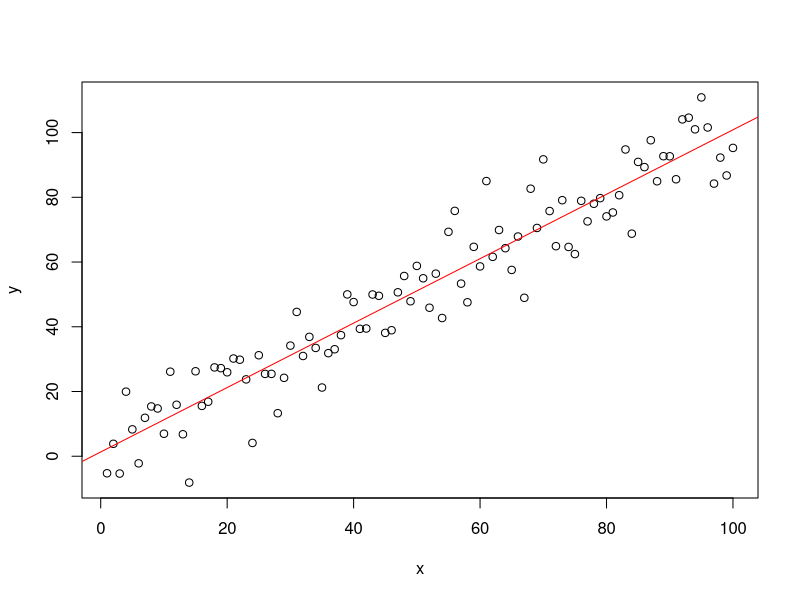

The R source for this figure:
set.seed(1)

# Wir erstellen Testdaten, die sich für eine lineare Regression eignen.
x <- 1:100
y <- x + rnorm(x, sd = 10)
plot(x, y)

# Lineare Regression anwenden
model <- lm(y ~ x)

# Linie plotten
abline(model, col = "red")

# Zusammenfassung des Modells ausgeben
summary(model)

# Die Geradengleichung lautet y_hat = 1.31666 + 0.99549 * x.
# Wenn sich also der x-Wert um 1 erhöht, steigt y_hat um 0.99549.
# Die Residuen der Quantile sind relativ symmetrisch um die Mitte verteilt.
# Vgl. hierzu Q1 und Q3 sowie min und max.

# Das Bestimmtheitsmaß R^2 beträgt 0.9118, ein hoher Wert. Das lineare Modell
# kann 91.18% der Streuung um den y-Mittelwert erklären.

# Die x-Variable ist signifikant (***) mit einem p-Wert von 2e-16,
# d.h. mit großer Wahrscheinlichkeit nicht null.

# Der F-Test ergibt einen p-Wert von 2.2e-16 und zeigt ein signifikantes Modell an.
# Der p-Wert des F-Tests ist die Wahrscheinlichkeit, dass alle Koeffizienten tatsächlich null sind.
# Hinweis: Hier gibt es nur den einen Koeffizienten x.
